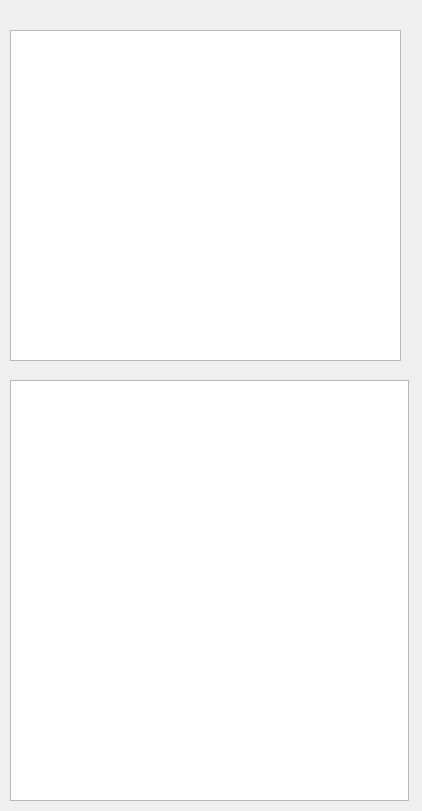
<?xml version="1.0" encoding="UTF-8"?>
<ui version="4.0">
 <class>TestForm</class>
 <widget class="QWidget" name="TestForm">
  <property name="geometry">
   <rect>
    <x>0</x>
    <y>0</y>
    <width>422</width>
    <height>811</height>
   </rect>
  </property>
  <property name="windowTitle">
   <string>Form</string>
  </property>
  <widget class="GlyphView" name="graphicsView">
   <property name="geometry">
    <rect>
     <x>10</x>
     <y>30</y>
     <width>391</width>
     <height>331</height>
    </rect>
   </property>
  </widget>
  <widget class="QGraphicsView" name="testView">
   <property name="geometry">
    <rect>
     <x>10</x>
     <y>380</y>
     <width>399</width>
     <height>421</height>
    </rect>
   </property>
  </widget>
 </widget>
 <customwidgets>
  <customwidget>
   <class>GlyphView</class>
   <extends>QGraphicsView</extends>
   <header>Mapping/GlyphView.h</header>
  </customwidget>
 </customwidgets>
 <resources/>
 <connections/>
</ui>
